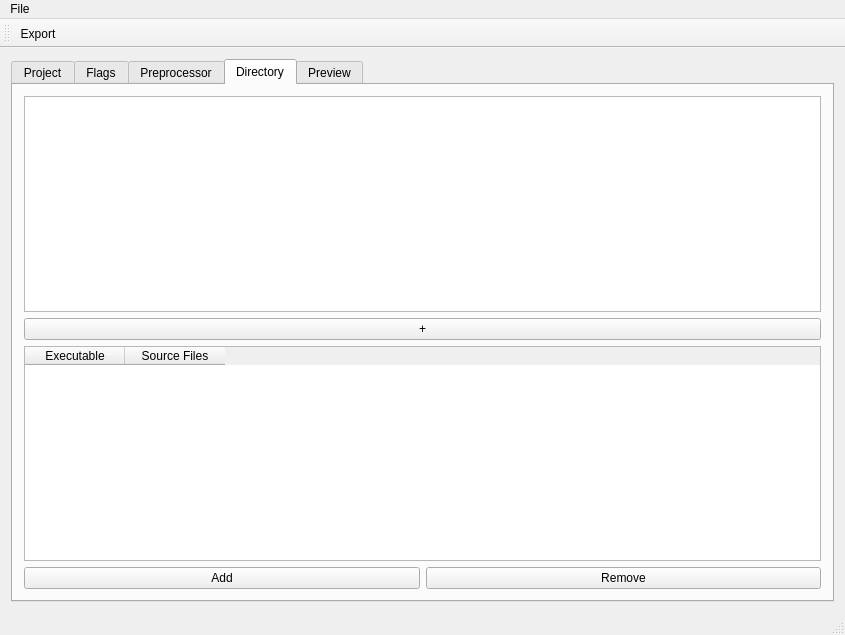
<?xml version="1.0" encoding="UTF-8"?>
<ui version="4.0">
 <class>MainWindow</class>
 <widget class="QMainWindow" name="MainWindow">
  <property name="geometry">
   <rect>
    <x>0</x>
    <y>0</y>
    <width>845</width>
    <height>635</height>
   </rect>
  </property>
  <property name="windowTitle">
   <string>MainWindow</string>
  </property>
  <widget class="QWidget" name="centralWidget">
   <layout class="QHBoxLayout" name="horizontalLayout">
    <item>
     <widget class="QTabWidget" name="tabWidget">
      <property name="currentIndex">
       <number>3</number>
      </property>
      <widget class="QWidget" name="projectTab">
       <attribute name="title">
        <string>Project</string>
       </attribute>
       <layout class="QVBoxLayout" name="verticalLayout">
        <item>
         <layout class="QHBoxLayout" name="horizontalLayout_2">
          <item>
           <widget class="QLabel" name="projectNameLabel">
            <property name="text">
             <string>Project Name</string>
            </property>
           </widget>
          </item>
          <item>
           <widget class="QLineEdit" name="projectNameEdit"/>
          </item>
         </layout>
        </item>
        <item>
         <spacer name="verticalSpacer">
          <property name="orientation">
           <enum>Qt::Vertical</enum>
          </property>
          <property name="sizeHint" stdset="0">
           <size>
            <width>20</width>
            <height>40</height>
           </size>
          </property>
         </spacer>
        </item>
       </layout>
      </widget>
      <widget class="QWidget" name="flagsTab">
       <attribute name="title">
        <string>Flags</string>
       </attribute>
       <layout class="QVBoxLayout" name="verticalLayout_3">
        <item>
         <layout class="QVBoxLayout" name="verticalLayout_2">
          <item>
           <widget class="QTableWidget" name="flagsTable">
            <column>
             <property name="text">
              <string>Key</string>
             </property>
            </column>
            <column>
             <property name="text">
              <string>Value</string>
             </property>
            </column>
           </widget>
          </item>
          <item>
           <layout class="QHBoxLayout" name="horizontalLayout_3">
            <item>
             <widget class="QPushButton" name="flagsAddBtn">
              <property name="text">
               <string>Add</string>
              </property>
             </widget>
            </item>
            <item>
             <widget class="QPushButton" name="flagsRemoveBtn">
              <property name="text">
               <string>Remove</string>
              </property>
             </widget>
            </item>
           </layout>
          </item>
         </layout>
        </item>
       </layout>
      </widget>
      <widget class="QWidget" name="preprocessorTab">
       <attribute name="title">
        <string>Preprocessor</string>
       </attribute>
       <layout class="QVBoxLayout" name="verticalLayout_4">
        <item>
         <widget class="QPlainTextEdit" name="definesEdit"/>
        </item>
       </layout>
      </widget>
      <widget class="QWidget" name="directoryTab">
       <attribute name="title">
        <string>Directory</string>
       </attribute>
       <layout class="QVBoxLayout" name="verticalLayout_6">
        <item>
         <layout class="QVBoxLayout" name="verticalLayout_5">
          <item>
           <widget class="QListWidget" name="includeList"/>
          </item>
          <item>
           <widget class="QPushButton" name="addIncludeBtn">
            <property name="text">
             <string>+</string>
            </property>
           </widget>
          </item>
          <item>
           <widget class="QTableWidget" name="sourcesTable">
            <column>
             <property name="text">
              <string>Executable</string>
             </property>
            </column>
            <column>
             <property name="text">
              <string>Source Files</string>
             </property>
            </column>
           </widget>
          </item>
          <item>
           <layout class="QHBoxLayout" name="horizontalLayout_4">
            <item>
             <widget class="QPushButton" name="addSourceBtn">
              <property name="text">
               <string>Add</string>
              </property>
             </widget>
            </item>
            <item>
             <widget class="QPushButton" name="removeSourceBtn">
              <property name="text">
               <string>Remove</string>
              </property>
             </widget>
            </item>
           </layout>
          </item>
         </layout>
        </item>
       </layout>
      </widget>
      <widget class="QWidget" name="previewTable">
       <attribute name="title">
        <string>Preview</string>
       </attribute>
       <layout class="QVBoxLayout" name="verticalLayout_7">
        <item>
         <widget class="QPlainTextEdit" name="previewEdit"/>
        </item>
       </layout>
      </widget>
     </widget>
    </item>
   </layout>
  </widget>
  <widget class="QMenuBar" name="menuBar">
   <property name="geometry">
    <rect>
     <x>0</x>
     <y>0</y>
     <width>845</width>
     <height>25</height>
    </rect>
   </property>
   <widget class="QMenu" name="menuFile">
    <property name="title">
     <string>File</string>
    </property>
   </widget>
   <addaction name="menuFile"/>
  </widget>
  <widget class="QToolBar" name="mainToolBar">
   <attribute name="toolBarArea">
    <enum>TopToolBarArea</enum>
   </attribute>
   <attribute name="toolBarBreak">
    <bool>false</bool>
   </attribute>
   <addaction name="actionExport"/>
  </widget>
  <widget class="QStatusBar" name="statusBar"/>
  <action name="actionExport">
   <property name="text">
    <string>Export</string>
   </property>
   <property name="toolTip">
    <string>Export CMakeLists.txt</string>
   </property>
  </action>
 </widget>
 <layoutdefault spacing="6" margin="11"/>
 <resources/>
 <connections/>
</ui>
